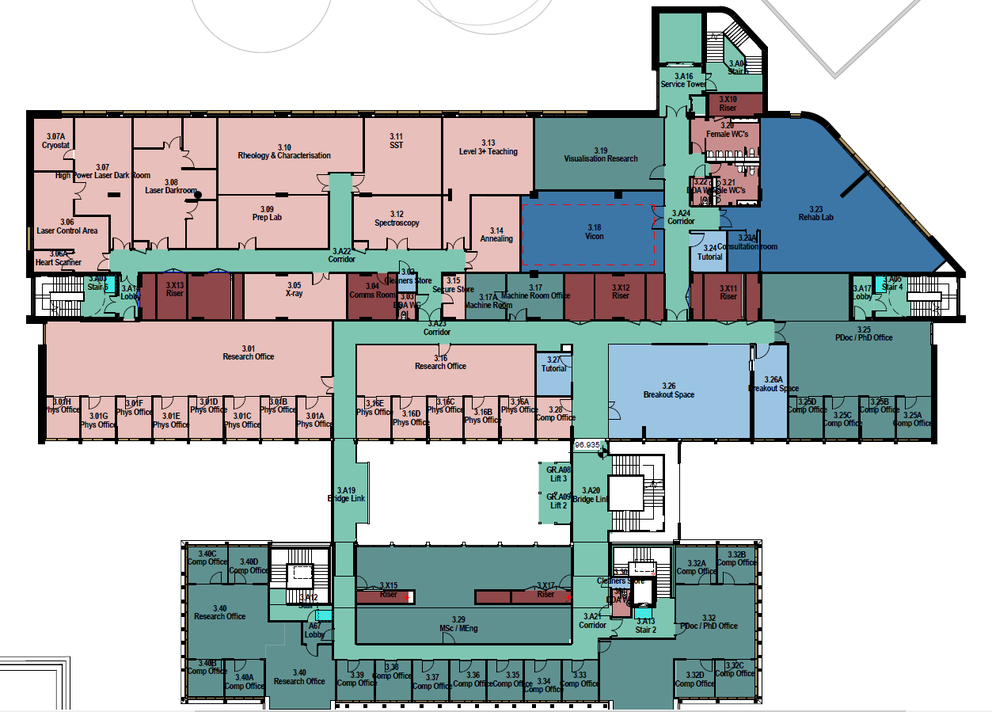
#> input picture admin_tools/imgg.png, 992 x 712 px, shrunk from 1253 x 899 before the run
$ python main.py
#> lines starting #> are read from the running program, lines starting #| are printed output that depends on the picture; after the words box and inside, x2 and y2 are one past the last pixel; in counts of white or black regions, pixels touching at a corner belong together
import cv2
import numpy as np
import cv2 as cv
import imutils
import sys

DEFAULT_FILE_NAME = "imgg.png"
DEFAULT_SEARCH_TAMPLATE_FILE_NAME = "corner_template.png"

if len(sys.argv ) == 1:
    FLOOR_PLAN_LOCATION = DEFAULT_FILE_NAME
    TEMPLATE_FILE_LOCATION = DEFAULT_SEARCH_TAMPLATE_FILE_NAME

elif len(sys.argv) == 2:
    TEMPLATE_FILE_LOCATION = DEFAULT_SEARCH_TAMPLATE_FILE_NAME
    FLOOR_PLAN_LOCATION = sys.argv[1]

elif len(sys.argv) == 3:
    TEMPLATE_FILE_LOCATION = sys.argv[2]
    FLOOR_PLAN_LOCATION = sys.argv[1]

ALL_ROTATIONS = 4 # set to 1 to show one corner (red), 0 for no corner detection, 4 for all corners
EDGE_DETECTION = 0 # 0 = None, 1 = Canny, 2 = Sobel edge detection
##################################################################


def contour_detection_method(img,imgc):
    """
    goes through all the findable conected contours in the image and colours them gold saves as contour.png

    :param img: the image in black and white after threshholding
    :param imgc: the image in colour for the contours to be overlaid onto
    :return: NA
    """
    contours = cv2.findContours(img.copy(),cv2.RETR_EXTERNAL,cv2.CHAIN_APPROX_NONE)

    contours = imutils.grab_contours(contours)
    for c in contours[:-5]:
        cv2.drawContours(imgc,[c],-1,(0,200,255),2)

    cv2.imwrite("contour.png",imgc)

    ##uncomment to see the contour image

    # cv2.imshow("contour_image",imgc)

def run_edge_detection(img):
    """
    runs 2 edge detection methods Canny with treshhold 200,100 and sobel with kernal size 5
    :param img: the base image for edge detection
    :return: image after sobel edge detecttion, image after canney edge detection
    """

    Sobelx = cv.Sobel(src=img, ddepth=0, dx=1, dy=0, ksize=5)
    Sobely = cv.Sobel(src=img, ddepth=0, dx=0, dy=1, ksize=5)
    edgesx = cv2.add(Sobelx,Sobely)
    cv2.imwrite("SOBELs.png", edgesx)

    edgesc = cv2.Canny(img,200,100,edges = 50)
    cv2.imwrite("CANNY.png", edgesc)
    return edgesx,edgesc


if __name__ == '__main__':
    ## open the floor plan image twice once in greyscale then in (c)olour
    img = cv.imread(FLOOR_PLAN_LOCATION, 0)
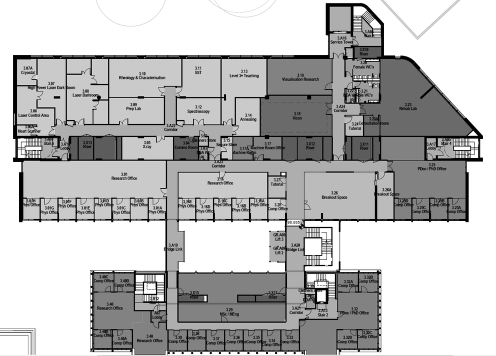
#> img: shape (712, 992) (shown at 1/2 size); min 0, max 255, mean 187.1
    imgc = cv.imread(FLOOR_PLAN_LOCATION, 1)
#> imgc is the input picture: shape (712, 992, 3); mean B, G, R 190, 189.6, 182.1

    ## uncomment to see the floor plan
    # cv2.imshow("floorplan", img)


    edgesx,edgesc = run_edge_detection(img)
#> in run_edge_detection, `edgesc = cv2.Canny(img,200,100,edges = 50)`:
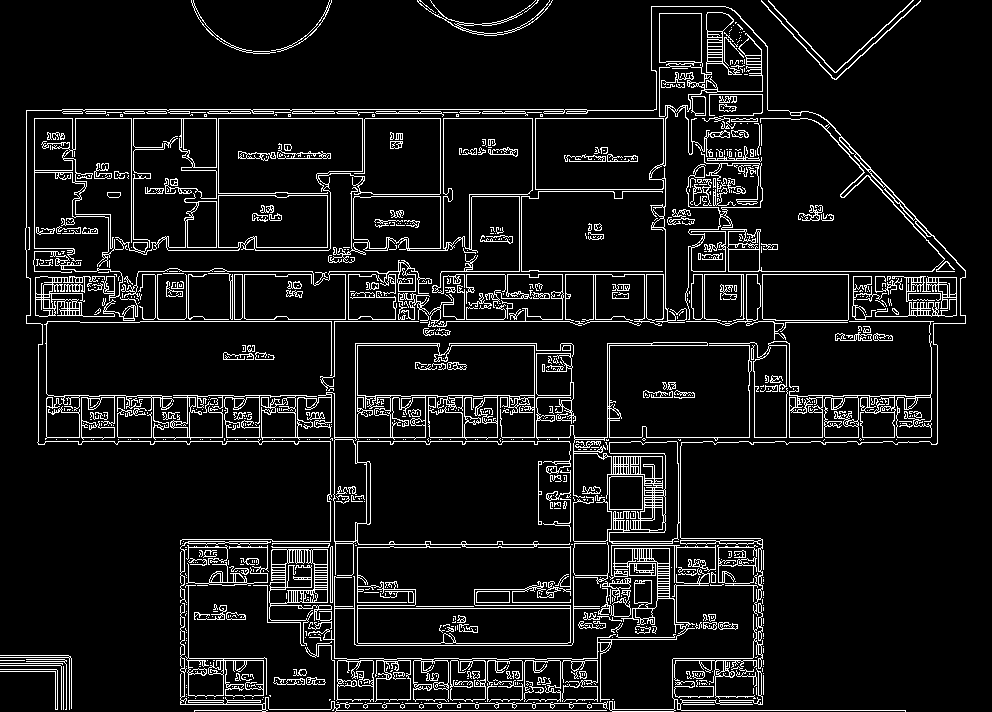
#> edgesc: shape (712, 992); 8.7% white in thin lines or dots


    ## SET VARIABLE ABOVE WITH DEFINITION FOR EDGE_DETECTION

    if EDGE_DETECTION == 0:
        img = img
    elif EDGE_DETECTION == 1:
        img = edgesc
    elif EDGE_DETECTION == 2:
        img = edgesx

    (thresh,black_and_white) = cv2.threshold(img,60,255,cv2.THRESH_BINARY)
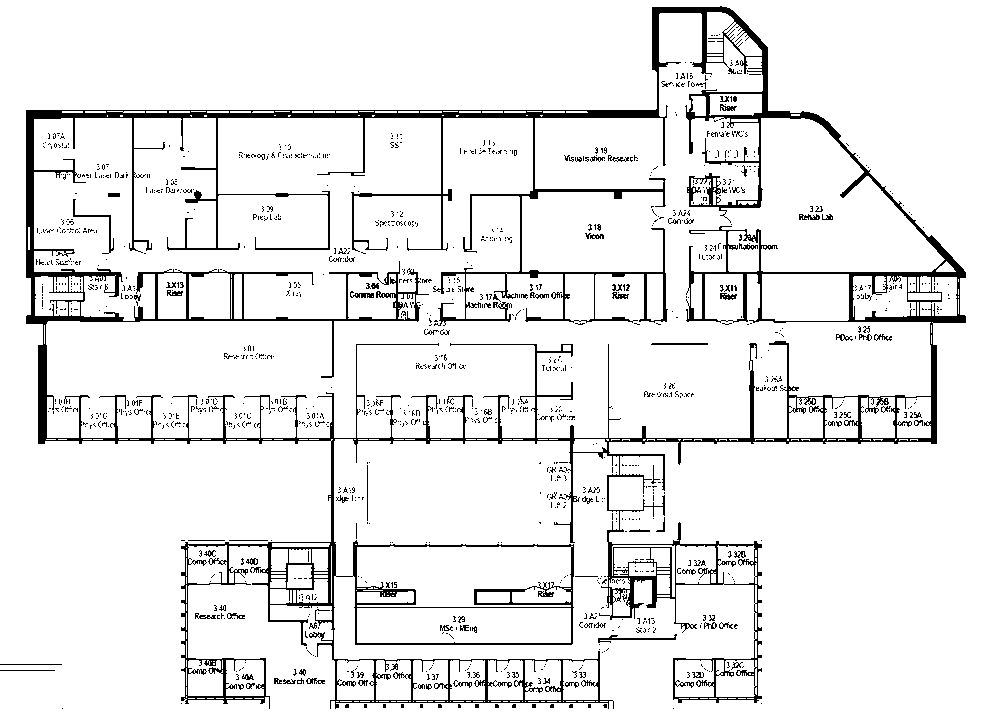
#> black_and_white: shape (712, 992); 92.1% white; 1283 black regions (1174 under 20 px)

    contour_detection_method(black_and_white.copy(),imgc.copy())
#> in contour_detection_method, `contours = cv2.findContours(img.copy(),cv2.RETR_EXTERNAL,cv2.CHAIN_APP..`: contours = 1 contour; box (x1, y1, x2, y2) and area: (0, 0, 992, 712) 704369

    ## i thought this would be easier to see then using an image in one of the other files you can also use a corner file if you uncomment the section bellow

    ## slow method for template generation
    corner_template =np.array( [
                                [0, 0,0,0, 0 ,0,0,0,0,0,0],
                                [0,0,255,255,255,255,255,255,255,255,255],
                                [0,0,255,255,255,255,255,255,255,255,255],
                                [0,0,255,255,255,255,255,255,255,255,255],
                                [0,0,255,255,255,255,255,255,255,255,255]])


    import time
    ## if you choose to use an image as corner_template uncomment the bellow

    # corner_template = cv.imread(str(TEMPLATE_FILE_LOCATION), 0)
    # (thresh,corner_template) = cv2.threshold(corner_template,110,255,cv2.THRESH_BINARY)

    ## un comment to see the sorner_template
    # cv2.imshow("corner_template", corner_template)


    cv2.imwrite(TEMPLATE_FILE_LOCATION,corner_template)
    corner_template = cv.imread(TEMPLATE_FILE_LOCATION, 0)


    ## needed for overlaying bounding boxs finds the width and hieght of corner kernal
    w,h = corner_template.shape[::-1]


    threshold = 0.8

    # defines the colours for each rotation of the corner kernal (see other documentation for orientation to colour table)
    outline_colours = [(0, 0, 255), (0, 255, 0), (255, 0, 0), (175, 175, 175)]

    # sets default for rotate = 0
    rotate = 0


    ## SET VARIABLE ABOVE WITH DEFINITION FOR ALL ROTATIONS
    for rotate in range(0,ALL_ROTATIONS):
        res = cv.matchTemplate(img, corner_template, cv.TM_CCOEFF_NORMED)
        loc = np.where(res > threshold)
        for pt in zip(*loc[::-1]):
            cv.rectangle(imgc,pt,(pt[0]+w,pt[1]+h),outline_colours[rotate],2)
        corner_template = np.rot90(corner_template)
#> this loop made 4 passes
#> loc on passes 1 to 4: 587 positions, rows 11 to 704, columns 31 to 958, 513 positions, rows 19 to 701, columns 33 to 960, 426 positions, rows 50 to 696, columns 22 to 948, 552 positions, rows 11 to 699, columns 27 to 953
#> pass 1, `res = cv.matchTemplate(img, corner_template, cv.TM_CCOEFF_NORMED)`:
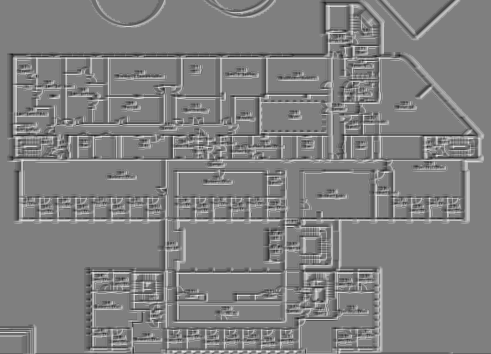
#> res: shape (708, 982) float32 (shown at 1/2 size); min -0.996, max 0.999, mean 0.00713; drawn with min black and max white
#> pass 3, `res = cv.matchTemplate(img, corner_template, cv.TM_CCOEFF_NORMED)`:
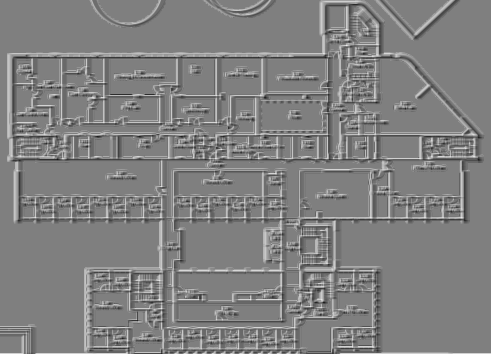
#> res: shape (708, 982) float32 (shown at 1/2 size); min -0.995, max 0.999, mean 0.00845; drawn with min black and max white
#> after the loop:
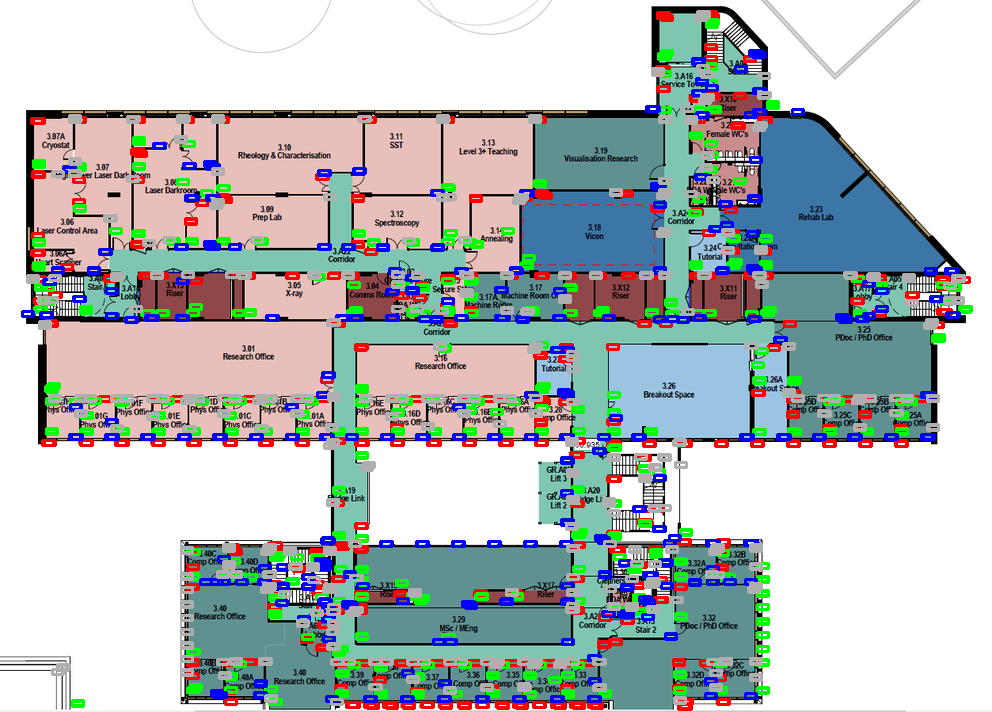
#> imgc: shape (712, 992, 3); 12.51% of pixels changed, all inside (x1, y1, x2, y2) = (21, 10, 973, 711)


    ## if your wantingo see any image made use this format with imshow(filename, image)
    cv2.imshow("edgesc",imgc)

    ##holds runtime so images dont automatically close on end of programm
    cv2.waitKey(0)

$ run again, with legacy_localisation/test2-1.png copied over admin_tools/imgg.png
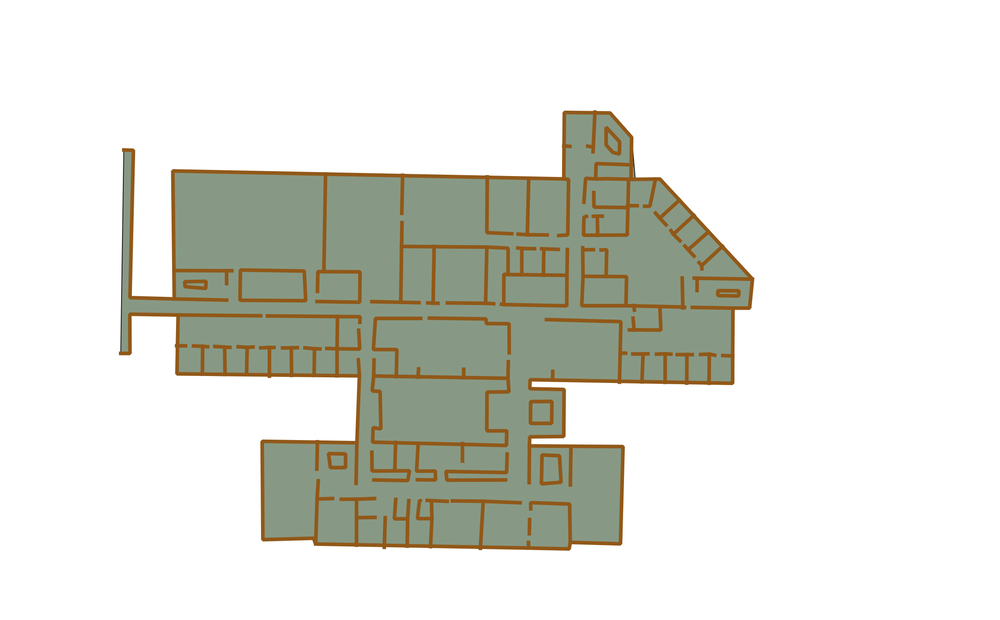
#> input picture legacy_localisation/test2-1.png, 1000 x 620 px, shrunk from 2295 x 1423 before the run
#> imgc is the input picture: shape (620, 1000, 3); mean B, G, R 215.8, 223.5, 222.2
#> in run_edge_detection, `edgesc = cv2.Canny(img,200,100,edges = 50)`:
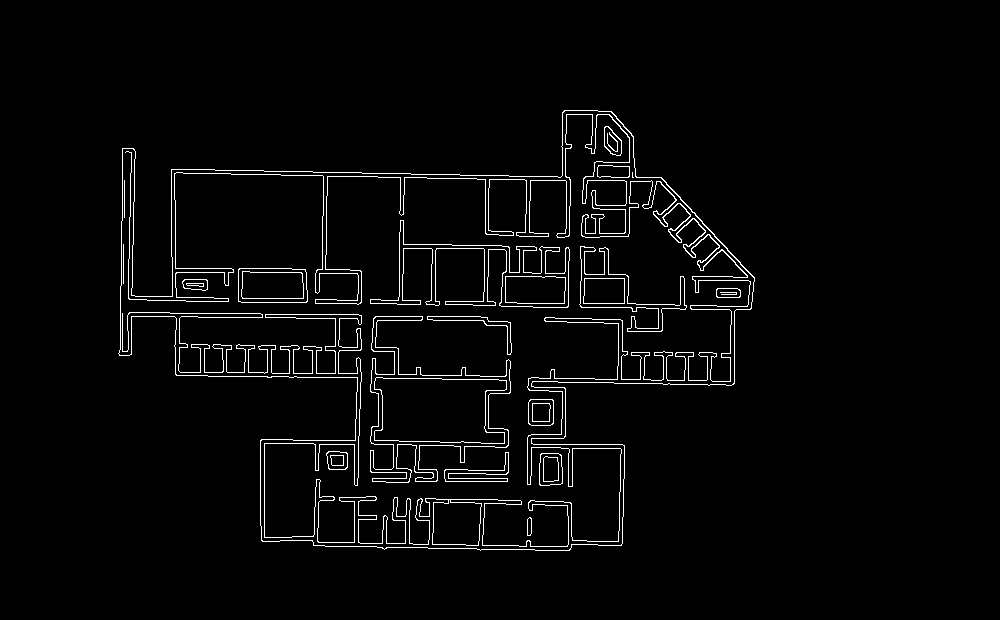
#> edgesc: shape (620, 1000); 2.8% white in thin lines or dots, all inside (x1, y1, x2, y2) = (118, 110, 755, 551)
#> black_and_white: shape (620, 1000); 100% white; black in thin lines or dots, all inside (x1, y1, x2, y2) = (122, 159, 634, 245)
#> contours = 1 contour; box (x1, y1, x2, y2) and area: (0, 0, 1000, 620) 618381
#> the loop `for rotate in range(0,ALL_ROTATIONS):` made 4 passes
#> loc on passes 1 to 4: 228 positions, rows 113 to 546, columns 129 to 734, 274 positions, rows 134 to 538, columns 121 to 710, 254 positions, rows 159 to 543, columns 160 to 740, 233 positions, rows 112 to 522, columns 127 to 746
#> after the loop `for rotate in range(0,ALL_ROTATIONS):`:
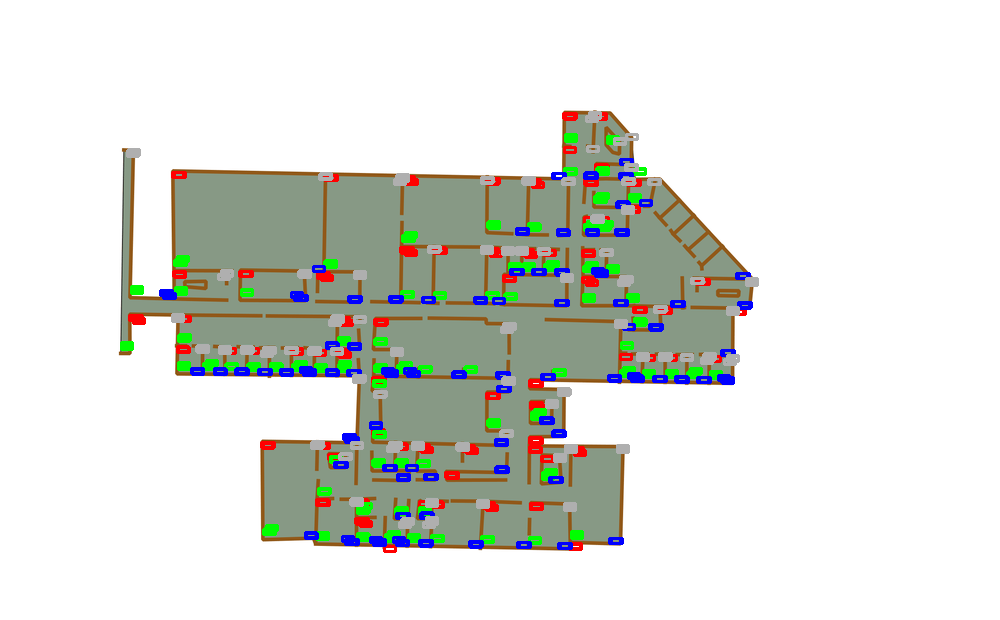
#> imgc: shape (620, 1000, 3); 5.44% of pixels changed, all inside (x1, y1, x2, y2) = (120, 111, 759, 553)

$ run again, with legacy_localisation/Map1.jpeg saved as admin_tools/imgg.png
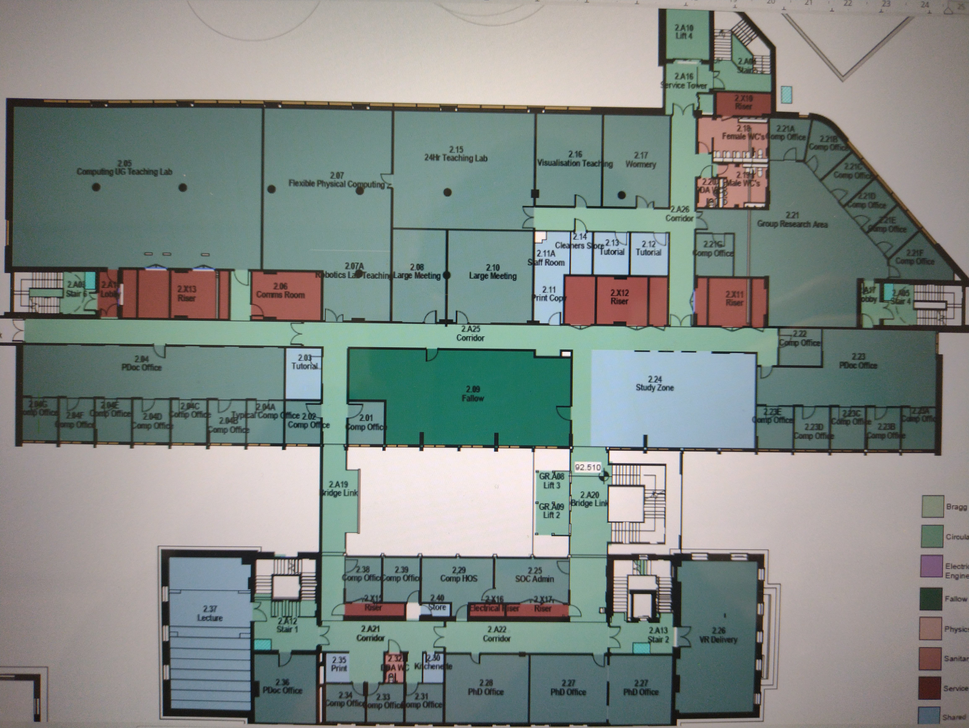
#> input picture legacy_localisation/Map1.jpeg, 969 x 728 px, shrunk from 4624 x 3472 before the run
#> imgc is the input picture: shape (728, 969, 3); mean B, G, R 134.1, 138.7, 130.3
#> in run_edge_detection, `edgesc = cv2.Canny(img,200,100,edges = 50)`:
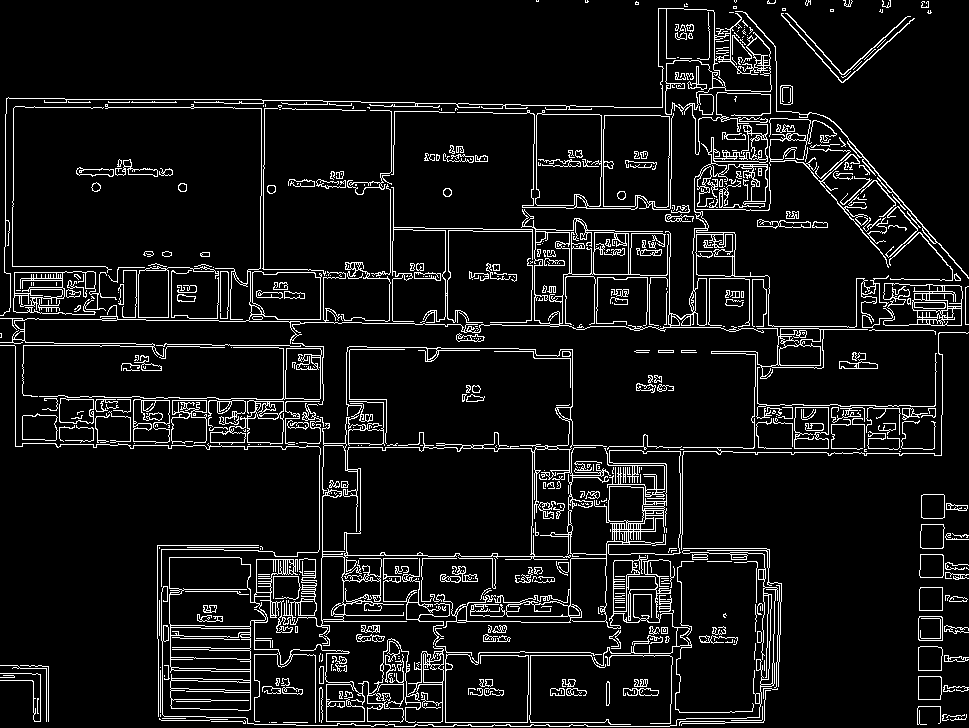
#> edgesc: shape (728, 969); 8.1% white in thin lines or dots
#> black_and_white: shape (728, 969); 93% white; 888 black regions (736 under 20 px)
#> contours = 25 contours, 19 with area under 20; largest, box (x1, y1, x2, y2) and area: (0, 0, 969, 728) 684234, (23, 398, 57, 440) 880, (752, 279, 767, 327) 582, (965, 287, 969, 325) 111, (23, 398, 31, 410) 60, (954, 273, 961, 281) 28
#> the loop in contour_detection_method, `for c in contours[:-5]:` made 20 passes
#> c on passes 3, 4, 5, 11, 12, 17, 18, 19: [[89, 425], [90, 425]], [[72, 425]], [[52, 413], [53, 413]], [[870, 299], [871, 299]], [[862, 299], [863, 299]], [[870, 226], [870, 227]], [[863, 205]], [[843, 148], [844, 148]]
#> the loop `for rotate in range(0,ALL_ROTATIONS):` made 4 passes
#> loc on passes 1 to 4: 682 positions, rows 59 to 723, columns 11 to 945, 608 positions, rows 19 to 716, columns 11 to 964, 586 positions, rows 51 to 720, columns 1 to 953, 599 positions, rows 6 to 708, columns 6 to 959
#> after the loop `for rotate in range(0,ALL_ROTATIONS):`:
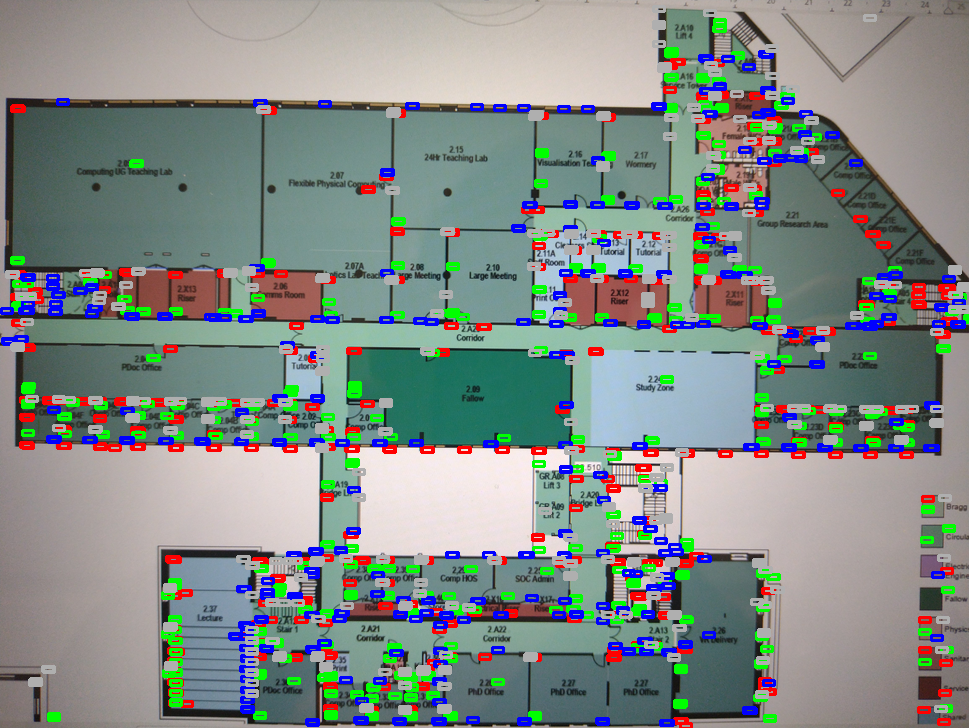
#> imgc: shape (728, 969, 3); 12.88% of pixels changed, all inside (x1, y1, x2, y2) = (0, 5, 969, 728)
